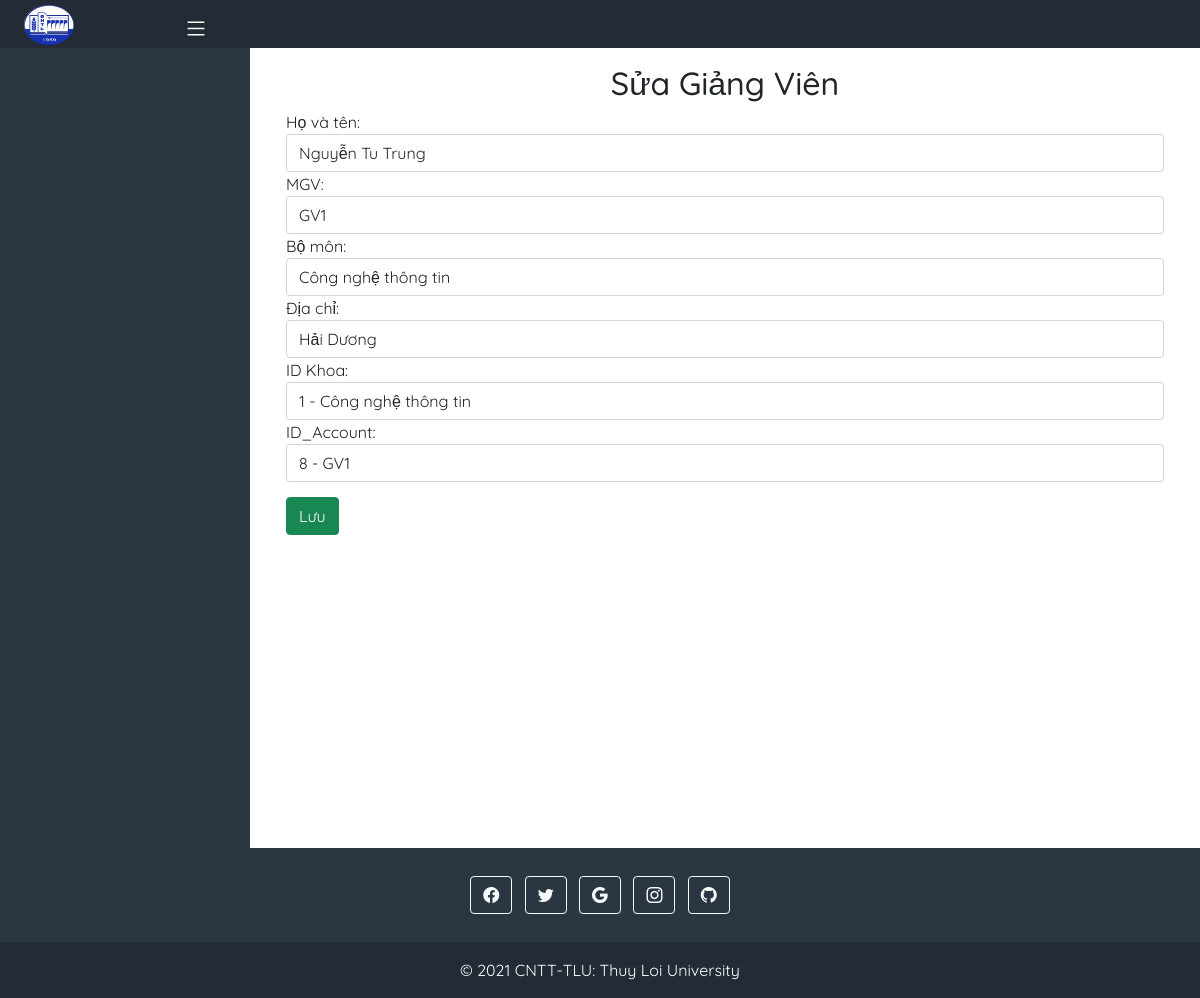
Screenshot of /DangKyHoc/Admin/QuanlyGiangVien/add.php?id=15 with the database file from the repository.
### tables this page shows
CREATE TABLE `Giangvien` (
  `id` int(11) NOT NULL,
  `MGV` varchar(255) NOT NULL,
  `Hovaten` varchar(255) NOT NULL,
  `Bomon` varchar(255) NOT NULL,
  `Diachi` varchar(255) NOT NULL,
  `id_khoa` int(11) NOT NULL,
  `id_acc` int(11) NOT NULL
);

### DangKyHoc/Db/dbhelper.php (called while the page is built, shortened)
<?php
function executeResult($sql) {
	$con = mysqli_connect('localhost', 'root','', 'Dangkyhoc');
	$result = mysqli_query($con, $sql);
	$data   = [];
	while ($row = mysqli_fetch_array($result, 1)) {
		$data[] = $row;
	}
	return $data;
}
function executeSingleResult($sql) {
	$con = mysqli_connect('localhost', 'root','', 'Dangkyhoc');
	$result = mysqli_query($con, $sql);
	$row    = mysqli_fetch_array($result, 1);
	return $row;
}

### DangKyHoc/Admin/QuanlyGiangVien/add.php (the view, shortened to what this page needs)
<?php
    require_once('../../Db/dbhelper.php');
    $id= $Hovaten= $MGV=$Bomon=$Diachi=$id_khoa=$id_acc='';
    if (isset($_GET['id'])) {
        $id       = $_GET['id'];
        $sql      = 'select * from Giangvien where id= '.$id;
        $chitiet = executeSingleResult($sql);
        if ($chitiet != null) {
            $Hovaten     = $chitiet['Hovaten'];
            $MGV         = $chitiet['MGV'];
            $Bomon       = $chitiet['Bomon'];
            $Diachi      = $chitiet['Diachi'];
            $id_khoa     = $chitiet['id_khoa'];
            $id_acc      = $chitiet['id_acc'];
        }
    }
?>
<!DOCTYPE html>
<html lang="en">
    <head>
        <link href="https://cdn.jsdelivr.net/npm/bootstrap@5.1.2/dist/css/bootstrap.min.css" rel="stylesheet">
        <link rel="stylesheet" href="https://cdn.jsdelivr.net/npm/bootstrap-icons@1.6.1/font/bootstrap-icons.css">
        <link rel="stylesheet" href="../../Assets/Css/main.css">
    </head>
    <body>
        <div class="top-side " style="background-color: #2b3643;">
            <div class="frame-top" style="background-color: rgba(0, 0, 0, 0.2);">
                <div class="row  align-items-center page-header justify-content-between">
                    <div class="col-md-6 col-6 col-sm-6">
                        <div class=" d-flex  header-logo">
                            <div class="logo col-md-2 col-2 col-sm-2 text-center">
                                <a href="../index.php">
                                    <img src="../../Assets/Image/logo-small.png" alt="logo" class="img-logo">
                                </a>
                            </div>
                            <div class="menu-toggle col-md-4 col-4 col-sm-4 text-center">
                                <i class="bi bi-list icon-toggle" id="show" ></i>
                            </div>
                        </div>
                    </div>
                </div>
            </div>
        </div>
        <div class="container-fluid">
            <div class="row flex-nowrap">
                <div class="col-auto col-md-3 col-xl-2 px-sm-2 px-0 sidebar" style="background-color: #2b3643;">
                    <div class="d-flex flex-column align-items-center align-items-sm-start px-3 pt-2 text-white min-vh-100">
                    </div>
                </div>
                <div class="col py-3">
                    <div class="container">
                        <div class="panel panel-primary">
                            <div class="panel-heading">
                                <?php if(isset($_GET['id'])) {?>
                                    <h2 class="text-center">Sửa Giảng Viên</h2>
                                <?php }else {?>
                                    <h2 class="text-center">Thêm Giảng Viên</h2>
                                <?php } ?>
                            </div>
                            <div class="panel-body">
                                <form method="post">
                                    <div class="form-group">
                                        <label for="name">Họ và tên:</label>
                                        <input required="true" type="text" class="form-control" id="Hovaten" name="Hovaten" value="<?=$Hovaten?>">
                                    </div>
                                    <div class="form-group">
                                        <label for="name">MGV:</label>
                                        <select class="form-control" name="MGV" id="MGV">
                                            <?php
                                                $sql1  ='select * from Account where roles ="Giảng Viên"';
                                                $List_idgv = executeResult($sql1);
                                                foreach( $List_idgv as $item1){
                                                    if($item1['username']==$MGV){
                                                        echo'<option selected value="'.$item1['username'].'">'.$item1['username'].'</option>';
                                                    }
                                                    else{
                                                        echo'<option value="'.$item1['username'].'">'.$item1['username'].'</option>';
                                                    }
                                                }
                                            ?>
                                        </select>
                                    </div>
                                    <div class="form-group">
                                        <label for="name">Bộ môn:</label>
                                        <input required="true" type="text" class="form-control" id="Bomon" name="Bomon" value="<?=$Bomon?>">
                                    </div>
                                    <div class="form-group">
                                    <label for="name">Địa chỉ:</label>
                                        <input required="true" type="text" class="form-control" id="Diachi" name="Diachi" value="<?=$Diachi?>">
                                    </div>
                                    <div class="form-group">
                                        <label for="name">ID Khoa:</label>
                                        <select class="form-control" name="id_khoa" id="id_khoa">
                                            <?php
                                                $sql1  ='select * from Khoa';
                                                $List_khoa = executeResult($sql1);
                                                foreach( $List_khoa as $item1){
                                                    if($item1['id']==$id_khoa){
                                                        echo'<option selected value="'.$item1['id'].'">'.$item1['id'].' - '.$item1['tenkhoa'].'</option>';
                                                    }
                                                    else{
                                                        echo'<option value="'.$item1['id'].'">'.$item1['id'].' - '.$item1['tenkhoa'].'</option>';
                                                    }
                                                }
                                            ?>
                                        </select>
                                    </div>
                                    <div class="form-group">
                                        <label for="name">ID_Account:</label>
                                        <select class="form-control" name="id_acc" id="id_acc">
                                            <?php
                                                $sql1  ='select * from Account where roles ="Giảng viên"';
                                                $List_idgv = executeResult($sql1);
                                                foreach( $List_idgv as $item1){
                                                    if($item1['id']==$id_acc){
                                                        echo'<option selected value="'.$item1['id'].'">'.$item1['id'].' - '.$item1['username'].'</option>';
                                                    }
                                                    else{
                                                        echo'<option value="'.$item1['id'].'">'.$item1['id'].' - '.$item1['username'].'</option>';
                                                    }
                                                }
                                            ?>
                                        </select>
                                    </div>
                                    <button class="btn btn-success" style="margin-top: 15px;">Lưu</button>
                                </form>
                            </div>
                        </div>
                    </div>
                </div>
            </div>
        </div>
    </body>
    <footer class="text-center text-white" style="background-color: #2b3643;">
        <div class="container p-4 pb-0">
          <section class="mb-4">
            <a class="btn btn-outline-light btn-floating m-1" href="#!" role="button"><i class="bi bi-facebook"></i></a>
            <a class="btn btn-outline-light btn-floating m-1" href="#!" role="button"><i class="bi bi-twitter"></i></a>
            <a class="btn btn-outline-light btn-floating m-1" href="#!" role="button"><i class="bi bi-google"></i></a>
            <a class="btn btn-outline-light btn-floating m-1" href="#!" role="button"><i class="bi bi-instagram"></i></a>
            <a class="btn btn-outline-light btn-floating m-1" href="#!" role="button"><i class="bi bi-github"></i></a>
          </section>
        </div>
        <div class="text-center p-3" style="background-color: rgba(0, 0, 0, 0.2);">
            © 2021 CNTT-TLU:
            <a class="text-white" href="#">Thuy Loi University</a>
        </div>
    </footer>
</html>

### DangKyHoc/Assets/Css/main.css (style rules this page uses)
:root { --background-headsidebar:#2b3643; --text-color:#b4bcc8; }
body { font-family: 'Quicksand', sans-serif; }
.header-logo .logo .img-logo { width: 50px; height: 40px; margin-top: 5px; }
.menu-toggle { padding-top:10px; }
.icon-toggle { color: white; font-size: 25px; }
.sidebar { width: 250px; }
.news ul,a { text-decoration: none; list-style-type: none; }

### rows the page displays
giangvien: Hovaten "Nguyễn Tu Trung", Bomon "Công nghệ thông tin", Diachi "Hải Dương"

### other values shown
form field MGV "GV1"
form field id_khoa "1 - Công nghệ thông tin"
form field id_acc "8 - GV1"
